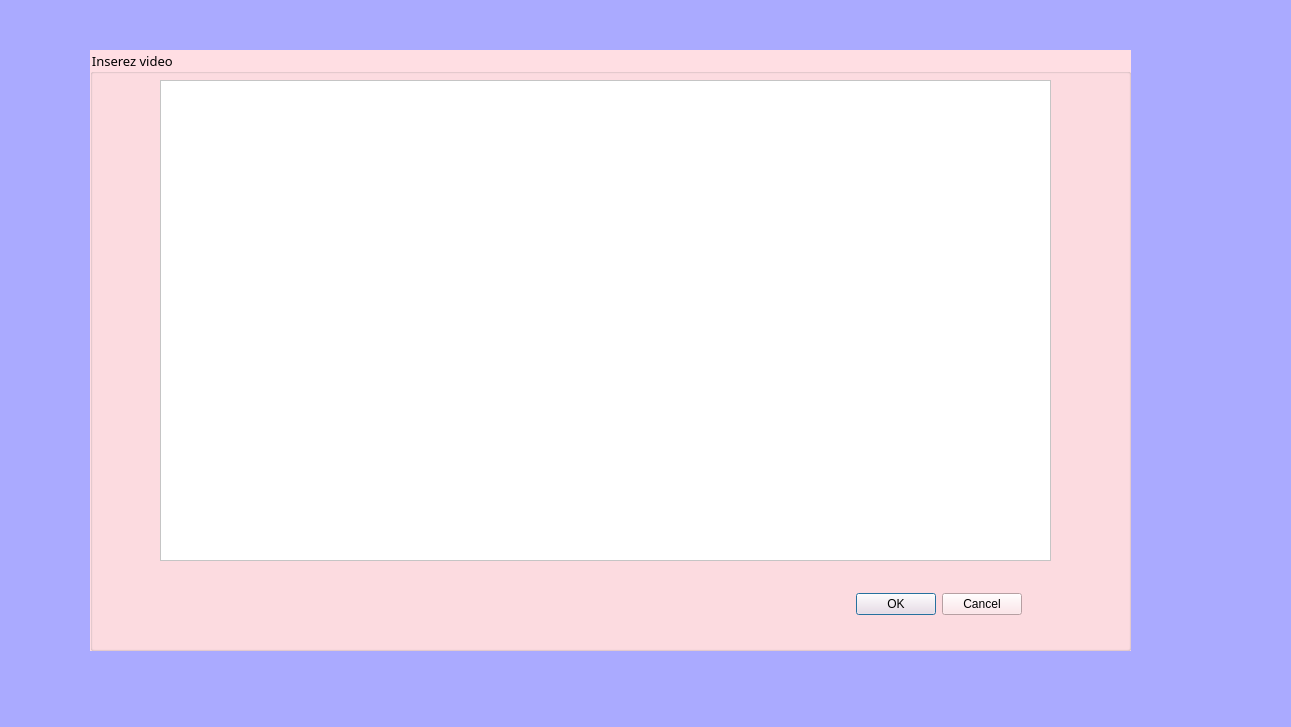
<?xml version="1.0" encoding="UTF-8"?>
<ui version="4.0">
 <class>PUB</class>
 <widget class="QDialog" name="PUB">
  <property name="geometry">
   <rect>
    <x>0</x>
    <y>0</y>
    <width>1291</width>
    <height>727</height>
   </rect>
  </property>
  <property name="windowTitle">
   <string>Dialog</string>
  </property>
  <property name="styleSheet">
   <string notr="true">background-color: rgb(170, 170, 255);
font: 10pt &quot;Berlin Sans FB&quot;;
</string>
  </property>
  <widget class="QStackedWidget" name="stackedWidget_2">
   <property name="geometry">
    <rect>
     <x>90</x>
     <y>30</y>
     <width>1151</width>
     <height>621</height>
    </rect>
   </property>
   <property name="currentIndex">
    <number>1</number>
   </property>
   <widget class="QWidget" name="page_3">
    <widget class="QGroupBox" name="groupBox">
     <property name="geometry">
      <rect>
       <x>40</x>
       <y>0</y>
       <width>921</width>
       <height>641</height>
      </rect>
     </property>
     <property name="font">
      <font>
       <family>Berlin Sans FB</family>
       <pointsize>10</pointsize>
       <weight>50</weight>
       <italic>false</italic>
       <bold>false</bold>
       <underline>false</underline>
      </font>
     </property>
     <property name="styleSheet">
      <string notr="true">background-color: rgb(255, 222, 227);</string>
     </property>
     <property name="title">
      <string>Créer </string>
     </property>
     <widget class="QLineEdit" name="le_id">
      <property name="geometry">
       <rect>
        <x>10</x>
        <y>60</y>
        <width>191</width>
        <height>31</height>
       </rect>
      </property>
      <property name="styleSheet">
       <string notr="true">background-color: rgb(255, 255, 255);</string>
      </property>
     </widget>
     <widget class="QLineEdit" name="le_nomE">
      <property name="geometry">
       <rect>
        <x>250</x>
        <y>60</y>
        <width>191</width>
        <height>31</height>
       </rect>
      </property>
      <property name="styleSheet">
       <string notr="true">background-color: rgb(255, 255, 255);</string>
      </property>
     </widget>
     <widget class="QLineEdit" name="le_type">
      <property name="geometry">
       <rect>
        <x>10</x>
        <y>160</y>
        <width>191</width>
        <height>31</height>
       </rect>
      </property>
      <property name="styleSheet">
       <string notr="true">background-color: rgb(255, 255, 255);</string>
      </property>
     </widget>
     <widget class="QLineEdit" name="le_nomP">
      <property name="geometry">
       <rect>
        <x>250</x>
        <y>160</y>
        <width>191</width>
        <height>31</height>
       </rect>
      </property>
      <property name="styleSheet">
       <string notr="true">background-color: rgb(255, 255, 255);</string>
      </property>
     </widget>
     <widget class="QLabel" name="label">
      <property name="geometry">
       <rect>
        <x>10</x>
        <y>30</y>
        <width>111</width>
        <height>21</height>
       </rect>
      </property>
      <property name="font">
       <font>
        <family>Berlin Sans FB</family>
        <pointsize>10</pointsize>
        <weight>50</weight>
        <italic>false</italic>
        <bold>false</bold>
        <underline>false</underline>
       </font>
      </property>
      <property name="text">
       <string>id de pub </string>
      </property>
     </widget>
     <widget class="QLabel" name="label_2">
      <property name="geometry">
       <rect>
        <x>250</x>
        <y>30</y>
        <width>151</width>
        <height>21</height>
       </rect>
      </property>
      <property name="font">
       <font>
        <family>Berlin Sans FB</family>
        <pointsize>10</pointsize>
        <weight>50</weight>
        <italic>false</italic>
        <bold>false</bold>
        <underline>false</underline>
       </font>
      </property>
      <property name="text">
       <string>nom du l'entreprise </string>
      </property>
     </widget>
     <widget class="QLabel" name="label_3">
      <property name="geometry">
       <rect>
        <x>10</x>
        <y>120</y>
        <width>101</width>
        <height>21</height>
       </rect>
      </property>
      <property name="font">
       <font>
        <family>Berlin Sans FB</family>
        <pointsize>10</pointsize>
        <weight>50</weight>
        <italic>false</italic>
        <bold>false</bold>
        <underline>false</underline>
       </font>
      </property>
      <property name="text">
       <string>type de pub</string>
      </property>
     </widget>
     <widget class="QLabel" name="label_4">
      <property name="geometry">
       <rect>
        <x>250</x>
        <y>120</y>
        <width>131</width>
        <height>21</height>
       </rect>
      </property>
      <property name="font">
       <font>
        <family>Berlin Sans FB</family>
        <pointsize>10</pointsize>
        <weight>50</weight>
        <italic>false</italic>
        <bold>false</bold>
        <underline>false</underline>
       </font>
      </property>
      <property name="text">
       <string>nom du produit </string>
      </property>
     </widget>
     <widget class="QTimeEdit" name="timeEdit">
      <property name="geometry">
       <rect>
        <x>10</x>
        <y>350</y>
        <width>71</width>
        <height>21</height>
       </rect>
      </property>
      <property name="font">
       <font>
        <family>Berlin Sans FB</family>
        <pointsize>10</pointsize>
        <weight>50</weight>
        <italic>false</italic>
        <bold>false</bold>
        <underline>false</underline>
       </font>
      </property>
      <property name="styleSheet">
       <string notr="true">background-color: rgb(255, 255, 255);</string>
      </property>
     </widget>
     <widget class="QSpinBox" name="spinBox">
      <property name="geometry">
       <rect>
        <x>10</x>
        <y>260</y>
        <width>42</width>
        <height>22</height>
       </rect>
      </property>
      <property name="styleSheet">
       <string notr="true">background-color: rgb(255, 255, 255);

</string>
      </property>
     </widget>
     <widget class="QDoubleSpinBox" name="doubleSpinBox">
      <property name="geometry">
       <rect>
        <x>10</x>
        <y>560</y>
        <width>62</width>
        <height>22</height>
       </rect>
      </property>
      <property name="styleSheet">
       <string notr="true">background-color: rgb(255, 255, 255);</string>
      </property>
     </widget>
     <widget class="QTimeEdit" name="timeEdit_2">
      <property name="geometry">
       <rect>
        <x>130</x>
        <y>350</y>
        <width>71</width>
        <height>21</height>
       </rect>
      </property>
      <property name="font">
       <font>
        <family>Berlin Sans FB</family>
        <pointsize>10</pointsize>
        <weight>50</weight>
        <italic>false</italic>
        <bold>false</bold>
        <underline>false</underline>
       </font>
      </property>
      <property name="styleSheet">
       <string notr="true">background-color: rgb(255, 255, 255);
</string>
      </property>
     </widget>
     <widget class="QTimeEdit" name="timeEdit_3">
      <property name="geometry">
       <rect>
        <x>260</x>
        <y>350</y>
        <width>71</width>
        <height>21</height>
       </rect>
      </property>
      <property name="font">
       <font>
        <family>Berlin Sans FB</family>
        <pointsize>10</pointsize>
        <weight>50</weight>
        <italic>false</italic>
        <bold>false</bold>
        <underline>false</underline>
       </font>
      </property>
      <property name="styleSheet">
       <string notr="true">background-color: rgb(255, 255, 255);
</string>
      </property>
     </widget>
     <widget class="QTimeEdit" name="timeEdit_4">
      <property name="geometry">
       <rect>
        <x>10</x>
        <y>420</y>
        <width>71</width>
        <height>21</height>
       </rect>
      </property>
      <property name="font">
       <font>
        <family>Berlin Sans FB</family>
        <pointsize>10</pointsize>
        <weight>50</weight>
        <italic>false</italic>
        <bold>false</bold>
        <underline>false</underline>
       </font>
      </property>
      <property name="styleSheet">
       <string notr="true">background-color: rgb(255, 255, 255);
</string>
      </property>
     </widget>
     <widget class="QTimeEdit" name="timeEdit_5">
      <property name="geometry">
       <rect>
        <x>130</x>
        <y>420</y>
        <width>71</width>
        <height>21</height>
       </rect>
      </property>
      <property name="font">
       <font>
        <family>Berlin Sans FB</family>
        <pointsize>10</pointsize>
        <weight>50</weight>
        <italic>false</italic>
        <bold>false</bold>
        <underline>false</underline>
       </font>
      </property>
      <property name="styleSheet">
       <string notr="true">background-color: rgb(255, 255, 255);</string>
      </property>
     </widget>
     <widget class="QTimeEdit" name="timeEdit_6">
      <property name="geometry">
       <rect>
        <x>260</x>
        <y>420</y>
        <width>71</width>
        <height>21</height>
       </rect>
      </property>
      <property name="font">
       <font>
        <family>Berlin Sans FB</family>
        <pointsize>10</pointsize>
        <weight>50</weight>
        <italic>false</italic>
        <bold>false</bold>
        <underline>false</underline>
       </font>
      </property>
      <property name="styleSheet">
       <string notr="true">background-color: rgb(255, 255, 255);
</string>
      </property>
     </widget>
     <widget class="QLabel" name="label_5">
      <property name="geometry">
       <rect>
        <x>10</x>
        <y>220</y>
        <width>191</width>
        <height>16</height>
       </rect>
      </property>
      <property name="font">
       <font>
        <family>Berlin Sans FB</family>
        <pointsize>10</pointsize>
        <weight>50</weight>
        <italic>false</italic>
        <bold>false</bold>
        <underline>false</underline>
       </font>
      </property>
      <property name="text">
       <string>passage de pub par jour </string>
      </property>
     </widget>
     <widget class="QLabel" name="label_6">
      <property name="geometry">
       <rect>
        <x>10</x>
        <y>310</y>
        <width>101</width>
        <height>21</height>
       </rect>
      </property>
      <property name="font">
       <font>
        <family>Berlin Sans FB</family>
        <pointsize>10</pointsize>
        <weight>50</weight>
        <italic>false</italic>
        <bold>false</bold>
        <underline>false</underline>
       </font>
      </property>
      <property name="text">
       <string>horraire </string>
      </property>
     </widget>
     <widget class="QLabel" name="label_7">
      <property name="geometry">
       <rect>
        <x>10</x>
        <y>530</y>
        <width>191</width>
        <height>16</height>
       </rect>
      </property>
      <property name="font">
       <font>
        <family>Berlin Sans FB</family>
        <pointsize>10</pointsize>
        <weight>50</weight>
        <italic>false</italic>
        <bold>false</bold>
        <underline>false</underline>
       </font>
      </property>
      <property name="text">
       <string>prix </string>
      </property>
     </widget>
     <widget class="QDateEdit" name="dateEdit">
      <property name="geometry">
       <rect>
        <x>40</x>
        <y>500</y>
        <width>121</width>
        <height>16</height>
       </rect>
      </property>
      <property name="font">
       <font>
        <family>Berlin Sans FB</family>
        <pointsize>10</pointsize>
        <weight>50</weight>
        <italic>false</italic>
        <bold>false</bold>
        <underline>false</underline>
       </font>
      </property>
      <property name="styleSheet">
       <string notr="true">background-color: rgb(255, 255, 255);
</string>
      </property>
     </widget>
     <widget class="QDateEdit" name="dateEdit_2">
      <property name="geometry">
       <rect>
        <x>270</x>
        <y>500</y>
        <width>121</width>
        <height>16</height>
       </rect>
      </property>
      <property name="font">
       <font>
        <family>Berlin Sans FB</family>
        <pointsize>10</pointsize>
        <weight>50</weight>
        <italic>false</italic>
        <bold>false</bold>
        <underline>false</underline>
       </font>
      </property>
      <property name="styleSheet">
       <string notr="true">background-color: rgb(255, 255, 255);

</string>
      </property>
     </widget>
     <widget class="QLabel" name="label_8">
      <property name="geometry">
       <rect>
        <x>10</x>
        <y>500</y>
        <width>31</width>
        <height>16</height>
       </rect>
      </property>
      <property name="font">
       <font>
        <family>Berlin Sans FB</family>
        <pointsize>10</pointsize>
        <weight>50</weight>
        <italic>false</italic>
        <bold>false</bold>
        <underline>false</underline>
       </font>
      </property>
      <property name="text">
       <string>De </string>
      </property>
     </widget>
     <widget class="QLabel" name="label_9">
      <property name="geometry">
       <rect>
        <x>180</x>
        <y>500</y>
        <width>56</width>
        <height>16</height>
       </rect>
      </property>
      <property name="font">
       <font>
        <family>Berlin Sans FB</family>
        <pointsize>10</pointsize>
        <weight>50</weight>
        <italic>false</italic>
        <bold>false</bold>
        <underline>false</underline>
       </font>
      </property>
      <property name="text">
       <string>jusqu'à</string>
      </property>
     </widget>
     <widget class="QLabel" name="label_10">
      <property name="geometry">
       <rect>
        <x>10</x>
        <y>460</y>
        <width>56</width>
        <height>16</height>
       </rect>
      </property>
      <property name="font">
       <font>
        <family>Berlin Sans FB</family>
        <pointsize>10</pointsize>
        <weight>50</weight>
        <italic>false</italic>
        <bold>false</bold>
        <underline>false</underline>
       </font>
      </property>
      <property name="text">
       <string>durée</string>
      </property>
     </widget>
     <widget class="QPushButton" name="pushButton_3">
      <property name="geometry">
       <rect>
        <x>160</x>
        <y>650</y>
        <width>93</width>
        <height>28</height>
       </rect>
      </property>
      <property name="font">
       <font>
        <family>Berlin Sans FB</family>
        <pointsize>10</pointsize>
        <weight>50</weight>
        <italic>false</italic>
        <bold>false</bold>
        <underline>false</underline>
       </font>
      </property>
      <property name="text">
       <string>ajouter</string>
      </property>
     </widget>
     <widget class="QPushButton" name="pushButton_4">
      <property name="geometry">
       <rect>
        <x>260</x>
        <y>650</y>
        <width>93</width>
        <height>28</height>
       </rect>
      </property>
      <property name="font">
       <font>
        <family>Berlin Sans FB</family>
        <pointsize>10</pointsize>
        <weight>50</weight>
        <italic>false</italic>
        <bold>false</bold>
        <underline>false</underline>
       </font>
      </property>
      <property name="text">
       <string>annuler</string>
      </property>
     </widget>
     <widget class="QLineEdit" name="lineEdit_5">
      <property name="geometry">
       <rect>
        <x>630</x>
        <y>60</y>
        <width>191</width>
        <height>71</height>
       </rect>
      </property>
      <property name="font">
       <font>
        <family>Berlin Sans FB</family>
        <pointsize>10</pointsize>
        <weight>50</weight>
        <italic>false</italic>
        <bold>false</bold>
       </font>
      </property>
      <property name="styleSheet">
       <string notr="true">background-color: rgb(255, 255, 255);</string>
      </property>
      <property name="text">
       <string>                 Trier</string>
      </property>
     </widget>
     <widget class="QLineEdit" name="lineEdit_6">
      <property name="geometry">
       <rect>
        <x>630</x>
        <y>160</y>
        <width>191</width>
        <height>71</height>
       </rect>
      </property>
      <property name="font">
       <font>
        <family>Berlin Sans FB</family>
        <pointsize>10</pointsize>
        <weight>50</weight>
        <italic>false</italic>
        <bold>false</bold>
       </font>
      </property>
      <property name="styleSheet">
       <string notr="true">background-color: rgb(255, 255, 255);</string>
      </property>
      <property name="text">
       <string>          Importez PDF</string>
      </property>
     </widget>
     <widget class="QLineEdit" name="lineEdit_7">
      <property name="geometry">
       <rect>
        <x>630</x>
        <y>270</y>
        <width>191</width>
        <height>71</height>
       </rect>
      </property>
      <property name="font">
       <font>
        <family>Berlin Sans FB</family>
        <pointsize>10</pointsize>
        <weight>50</weight>
        <italic>false</italic>
        <bold>false</bold>
       </font>
      </property>
      <property name="styleSheet">
       <string notr="true">background-color: rgb(255, 255, 255);</string>
      </property>
      <property name="text">
       <string>           Importez excel</string>
      </property>
     </widget>
     <widget class="QProgressBar" name="progressBar">
      <property name="geometry">
       <rect>
        <x>670</x>
        <y>430</y>
        <width>118</width>
        <height>23</height>
       </rect>
      </property>
      <property name="value">
       <number>24</number>
      </property>
     </widget>
     <widget class="QLabel" name="label_14">
      <property name="geometry">
       <rect>
        <x>530</x>
        <y>420</y>
        <width>101</width>
        <height>41</height>
       </rect>
      </property>
      <property name="font">
       <font>
        <family>Berlin Sans FB</family>
        <pointsize>10</pointsize>
        <weight>50</weight>
        <italic>false</italic>
        <bold>false</bold>
       </font>
      </property>
      <property name="text">
       <string>statistique</string>
      </property>
     </widget>
     <widget class="QPushButton" name="pb_ajouter">
      <property name="geometry">
       <rect>
        <x>610</x>
        <y>550</y>
        <width>93</width>
        <height>28</height>
       </rect>
      </property>
      <property name="text">
       <string>Ajouter</string>
      </property>
     </widget>
     <widget class="QPushButton" name="pushButton_7">
      <property name="geometry">
       <rect>
        <x>710</x>
        <y>550</y>
        <width>93</width>
        <height>28</height>
       </rect>
      </property>
      <property name="text">
       <string>Annuler</string>
      </property>
     </widget>
    </widget>
   </widget>
   <widget class="QWidget" name="page_4">
    <widget class="QGroupBox" name="groupBox_4">
     <property name="geometry">
      <rect>
       <x>0</x>
       <y>20</y>
       <width>1041</width>
       <height>601</height>
      </rect>
     </property>
     <property name="font">
      <font>
       <family>Berlin Sans FB</family>
       <pointsize>10</pointsize>
       <weight>50</weight>
       <italic>false</italic>
       <bold>false</bold>
       <underline>false</underline>
      </font>
     </property>
     <property name="styleSheet">
      <string notr="true">background-color: rgb(255, 222, 227);</string>
     </property>
     <property name="title">
      <string>Inserez video </string>
     </property>
     <widget class="QGraphicsView" name="graphicsView">
      <property name="geometry">
       <rect>
        <x>70</x>
        <y>30</y>
        <width>891</width>
        <height>481</height>
       </rect>
      </property>
      <property name="styleSheet">
       <string notr="true">background-color: rgb(255, 255, 255);</string>
      </property>
     </widget>
     <widget class="QDialogButtonBox" name="buttonBox_2">
      <property name="geometry">
       <rect>
        <x>740</x>
        <y>540</y>
        <width>192</width>
        <height>28</height>
       </rect>
      </property>
      <property name="standardButtons">
       <set>QDialogButtonBox::Cancel|QDialogButtonBox::Ok</set>
      </property>
     </widget>
    </widget>
   </widget>
   <widget class="QWidget" name="page">
    <widget class="QGroupBox" name="groupBox_2">
     <property name="geometry">
      <rect>
       <x>80</x>
       <y>30</y>
       <width>1001</width>
       <height>561</height>
      </rect>
     </property>
     <property name="font">
      <font>
       <family>Berlin Sans FB</family>
       <pointsize>10</pointsize>
       <weight>50</weight>
       <italic>false</italic>
       <bold>false</bold>
       <underline>false</underline>
      </font>
     </property>
     <property name="styleSheet">
      <string notr="true">background-color: rgb(255, 222, 227);</string>
     </property>
     <property name="title">
      <string>Afficher</string>
     </property>
     <widget class="QTableWidget" name="tableWidget">
      <property name="geometry">
       <rect>
        <x>640</x>
        <y>10</y>
        <width>341</width>
        <height>241</height>
       </rect>
      </property>
      <row>
       <property name="text">
        <string>nom du pub </string>
       </property>
      </row>
      <row>
       <property name="text">
        <string>nom de l'entreprise</string>
       </property>
      </row>
      <row>
       <property name="text">
        <string>type de pub </string>
       </property>
      </row>
      <row>
       <property name="text">
        <string>nom du produit</string>
       </property>
      </row>
      <row>
       <property name="text">
        <string>nombre du passage par jour </string>
       </property>
      </row>
      <row>
       <property name="text">
        <string>durée </string>
       </property>
      </row>
      <row>
       <property name="text">
        <string>prix</string>
       </property>
      </row>
      <column>
       <property name="text">
        <string>information </string>
       </property>
      </column>
     </widget>
     <widget class="QLabel" name="label_12">
      <property name="geometry">
       <rect>
        <x>30</x>
        <y>40</y>
        <width>211</width>
        <height>21</height>
       </rect>
      </property>
      <property name="font">
       <font>
        <family>Berlin Sans FB</family>
        <pointsize>10</pointsize>
        <weight>50</weight>
        <italic>false</italic>
        <bold>false</bold>
        <underline>false</underline>
       </font>
      </property>
      <property name="text">
       <string>selectionnez une pub</string>
      </property>
     </widget>
     <widget class="QTextBrowser" name="textBrowser_2">
      <property name="geometry">
       <rect>
        <x>30</x>
        <y>70</y>
        <width>341</width>
        <height>51</height>
       </rect>
      </property>
      <property name="styleSheet">
       <string notr="true">background-color: rgb(255, 255, 255);</string>
      </property>
     </widget>
     <widget class="QScrollBar" name="verticalScrollBar_2">
      <property name="geometry">
       <rect>
        <x>370</x>
        <y>60</y>
        <width>31</width>
        <height>61</height>
       </rect>
      </property>
      <property name="orientation">
       <enum>Qt::Vertical</enum>
      </property>
     </widget>
     <widget class="QLabel" name="label_13">
      <property name="geometry">
       <rect>
        <x>130</x>
        <y>230</y>
        <width>101</width>
        <height>20</height>
       </rect>
      </property>
      <property name="font">
       <font>
        <family>Berlin Sans FB</family>
        <pointsize>10</pointsize>
        <weight>50</weight>
        <italic>false</italic>
        <bold>false</bold>
        <underline>false</underline>
       </font>
      </property>
      <property name="text">
       <string>Affichage </string>
      </property>
     </widget>
     <widget class="QPushButton" name="pushButton_5">
      <property name="geometry">
       <rect>
        <x>660</x>
        <y>510</y>
        <width>93</width>
        <height>28</height>
       </rect>
      </property>
      <property name="font">
       <font>
        <family>Berlin Sans FB</family>
        <pointsize>10</pointsize>
        <weight>50</weight>
        <italic>false</italic>
        <bold>false</bold>
        <underline>false</underline>
       </font>
      </property>
      <property name="text">
       <string>afficher</string>
      </property>
     </widget>
     <widget class="QPushButton" name="pushButton_6">
      <property name="geometry">
       <rect>
        <x>810</x>
        <y>510</y>
        <width>93</width>
        <height>28</height>
       </rect>
      </property>
      <property name="font">
       <font>
        <family>Berlin Sans FB</family>
        <pointsize>10</pointsize>
        <weight>50</weight>
        <italic>false</italic>
        <bold>false</bold>
        <underline>false</underline>
       </font>
      </property>
      <property name="text">
       <string>annuler</string>
      </property>
     </widget>
     <widget class="QTableWidget" name="tableWidget_2">
      <property name="geometry">
       <rect>
        <x>120</x>
        <y>270</y>
        <width>721</width>
        <height>192</height>
       </rect>
      </property>
      <property name="styleSheet">
       <string notr="true">background-color:white</string>
      </property>
     </widget>
    </widget>
   </widget>
   <widget class="QWidget" name="page_2">
    <widget class="QGroupBox" name="groupBox_3">
     <property name="geometry">
      <rect>
       <x>120</x>
       <y>60</y>
       <width>971</width>
       <height>531</height>
      </rect>
     </property>
     <property name="font">
      <font>
       <family>Berlin Sans FB</family>
       <pointsize>10</pointsize>
       <weight>50</weight>
       <italic>false</italic>
       <bold>false</bold>
       <underline>false</underline>
      </font>
     </property>
     <property name="styleSheet">
      <string notr="true">background-color: rgb(255, 222, 227);</string>
     </property>
     <property name="title">
      <string>Mettre à jour ou supprimer </string>
     </property>
     <widget class="QTextBrowser" name="textBrowser">
      <property name="geometry">
       <rect>
        <x>100</x>
        <y>90</y>
        <width>771</width>
        <height>331</height>
       </rect>
      </property>
      <property name="styleSheet">
       <string notr="true">background-color: rgb(255, 255, 255);</string>
      </property>
     </widget>
     <widget class="QScrollBar" name="verticalScrollBar">
      <property name="geometry">
       <rect>
        <x>870</x>
        <y>90</y>
        <width>21</width>
        <height>331</height>
       </rect>
      </property>
      <property name="orientation">
       <enum>Qt::Vertical</enum>
      </property>
     </widget>
     <widget class="QLabel" name="label_11">
      <property name="geometry">
       <rect>
        <x>30</x>
        <y>50</y>
        <width>211</width>
        <height>21</height>
       </rect>
      </property>
      <property name="font">
       <font>
        <family>Berlin Sans FB</family>
        <pointsize>10</pointsize>
        <weight>50</weight>
        <italic>false</italic>
        <bold>false</bold>
        <underline>false</underline>
       </font>
      </property>
      <property name="text">
       <string>selectionnez une pub</string>
      </property>
     </widget>
     <widget class="QPushButton" name="pushButton">
      <property name="geometry">
       <rect>
        <x>590</x>
        <y>460</y>
        <width>93</width>
        <height>28</height>
       </rect>
      </property>
      <property name="font">
       <font>
        <family>Berlin Sans FB</family>
        <pointsize>10</pointsize>
        <weight>50</weight>
        <italic>false</italic>
        <bold>false</bold>
        <underline>false</underline>
       </font>
      </property>
      <property name="text">
       <string>modifier</string>
      </property>
     </widget>
     <widget class="QDialogButtonBox" name="buttonBox">
      <property name="geometry">
       <rect>
        <x>700</x>
        <y>460</y>
        <width>192</width>
        <height>28</height>
       </rect>
      </property>
      <property name="font">
       <font>
        <family>Berlin Sans FB</family>
        <pointsize>10</pointsize>
        <weight>50</weight>
        <italic>false</italic>
        <bold>false</bold>
        <underline>false</underline>
       </font>
      </property>
      <property name="standardButtons">
       <set>QDialogButtonBox::Cancel|QDialogButtonBox::Ok</set>
      </property>
     </widget>
     <widget class="QPushButton" name="pushButton_2">
      <property name="geometry">
       <rect>
        <x>480</x>
        <y>460</y>
        <width>93</width>
        <height>28</height>
       </rect>
      </property>
      <property name="font">
       <font>
        <family>Berlin Sans FB</family>
        <pointsize>10</pointsize>
        <weight>50</weight>
        <italic>false</italic>
        <bold>false</bold>
        <underline>false</underline>
       </font>
      </property>
      <property name="text">
       <string>supprimer</string>
      </property>
     </widget>
    </widget>
   </widget>
  </widget>
 </widget>
 <resources/>
 <connections/>
</ui>
